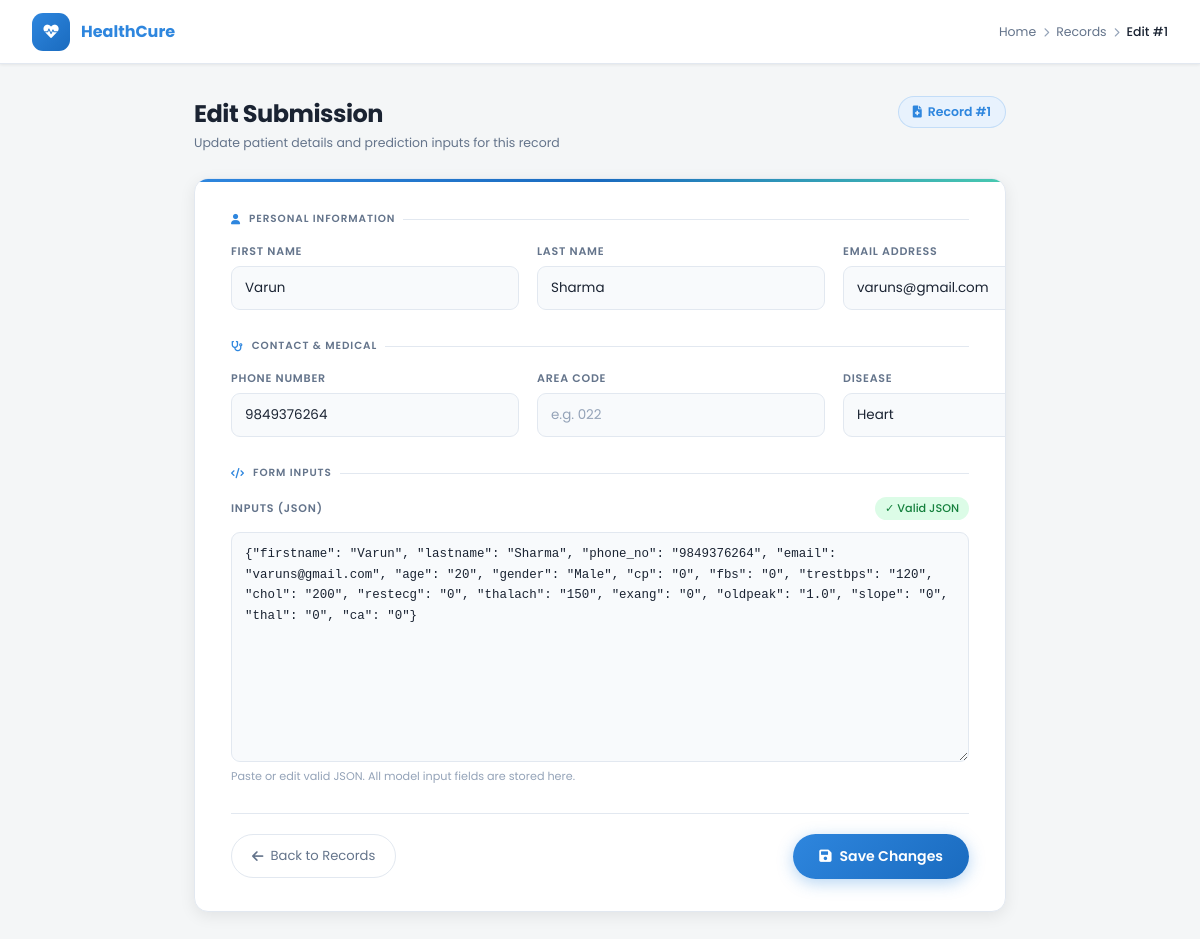
Screenshot of /records/edit/1 (signed in) with the database file from the repository.
### app.py (models this page shows)
class Submission(db.Model):
    id        = db.Column(db.Integer, primary_key=True)
    firstname = db.Column(db.String(120))
    lastname  = db.Column(db.String(120))
    phone_no  = db.Column(db.String(50))
    area_code = db.Column(db.String(50))
    email     = db.Column(db.String(200))
    disease   = db.Column(db.String(50))
    inputs    = db.Column(db.Text)
    result    = db.Column(db.String(50))
    timestamp = db.Column(db.DateTime, default=datetime.utcnow)

### app.py (the view, shortened to what this page needs)
@app.route('/records/edit/<int:record_id>', methods=['GET','POST'])
def edit_record(record_id):
    if not session.get('admin_logged_in'):
        return redirect(url_for('login', next=url_for('records')))
    record = Submission.query.get_or_404(record_id)
    return render_template('edit_record.html', record=record)

### templates/edit_record.html (shortened to what this page needs)
<!doctype html>
<html lang="en">
  <head>
    <link rel="stylesheet" href="https://cdnjs.cloudflare.com/ajax/libs/font-awesome/6.0.0/css/all.min.css">
  </head>
  <body>
    <nav class="topbar">
      <div class="topbar-brand">
        <div class="topbar-logo"><i class="fas fa-heartbeat"></i></div>
        <div class="topbar-brand-name">HealthCure</div>
      </div>
      <nav class="breadcrumb">
        <a href="/">Home</a>
        <span class="sep"><i class="fas fa-chevron-right" style="font-size:0.6rem;"></i></span>
        <a href="{{ url_for('records') }}">Records</a>
        <span class="sep"><i class="fas fa-chevron-right" style="font-size:0.6rem;"></i></span>
        <span class="current">Edit #{{ record.id }}</span>
      </nav>
    </nav>
    <div class="page">
      <div class="page-header">
        <div class="page-header-left">
          <h2>Edit Submission</h2>
          <p>Update patient details and prediction inputs for this record</p>
        </div>
        <div class="record-id-tag">
          <i class="fas fa-file-medical" style="font-size:0.75rem;"></i>
          Record #{{ record.id }}
        </div>
      </div>
      <div class="form-card">
        <form method="post" action="{{ url_for('edit_record', record_id=record.id) }}" id="editForm">
          <p class="section-label"><i class="fas fa-user"></i> Personal Information</p>
          <div class="form-grid cols-3">
            <div class="field">
              <label class="field-label">First Name</label>
              <input class="field-input" name="firstname" value="{{ record.firstname or '' }}" placeholder="First name">
            </div>
            <div class="field">
              <label class="field-label">Last Name</label>
              <input class="field-input" name="lastname" value="{{ record.lastname or '' }}" placeholder="Last name">
            </div>
            <div class="field">
              <label class="field-label">Email Address</label>
              <input class="field-input" name="email" type="email" value="{{ record.email or '' }}" placeholder="email@example.com">
            </div>
          </div>
          <p class="section-label"><i class="fas fa-stethoscope"></i> Contact & Medical</p>
          <div class="form-grid cols-4">
            <div class="field">
              <label class="field-label">Phone Number</label>
              <input class="field-input" name="phone_no" value="{{ record.phone_no or '' }}" placeholder="Phone">
            </div>
            <div class="field">
              <label class="field-label">Area Code</label>
              <input class="field-input" name="area_code" value="{{ record.area_code or '' }}" placeholder="e.g. 022">
            </div>
            <div class="field">
              <label class="field-label">Disease</label>
              <input class="field-input" name="disease" value="{{ record.disease or '' }}" placeholder="Disease name">
            </div>
          </div>
          <p class="section-label"><i class="fas fa-code"></i> Form Inputs</p>
          <div class="field">
            <div style="display:flex;align-items:center;justify-content:space-between;gap:10px;flex-wrap:wrap;margin-bottom:6px;">
              <label class="field-label" style="margin-bottom:0;">Inputs (JSON)</label>
              <span class="json-status json-neutral" id="jsonStatus">JSON</span>
            </div>
            <textarea class="field-textarea" name="inputs" id="jsonInput" rows="10">{{ record.inputs or '{}' }}</textarea>
            <span class="field-hint">Paste or edit valid JSON. All model input fields are stored here.</span>
          </div>
          <div class="form-footer">
            <a class="btn-back" href="{{ url_for('records') }}"><i class="fas fa-arrow-left"></i> Back to Records</a>
            <button class="btn-save" type="submit">
              <i class="fas fa-save"></i> Save Changes
            </button>
          </div>
        </form>
      </div>
    </div>
  </body>
</html>

### rows the page displays
Submission: id "1", firstname "Varun", lastname "Sharma", email "varuns@gmail.com", phone_no "9849376264", disease "Heart", inputs "{\"firstname\": \"Varun\", \"lastname\": \"Sharma\", \"phone_no\": \"9849376264\", \"email\": \"varuns@gmail.com\", \"age\": \"20\", \"gender\": \"Male\", \"cp\": \"0\", \"fbs\": \"0\", \"trestbps\": \"120\", \"chol\": \"200\", \"restecg\": \"0\", \"thalach\": \"150\", \"exang\": \"0\", \"oldpeak\": \"1.0\", \"slope\": \"0\", \"thal\": \"0\", \"ca\": \"0\"}"
